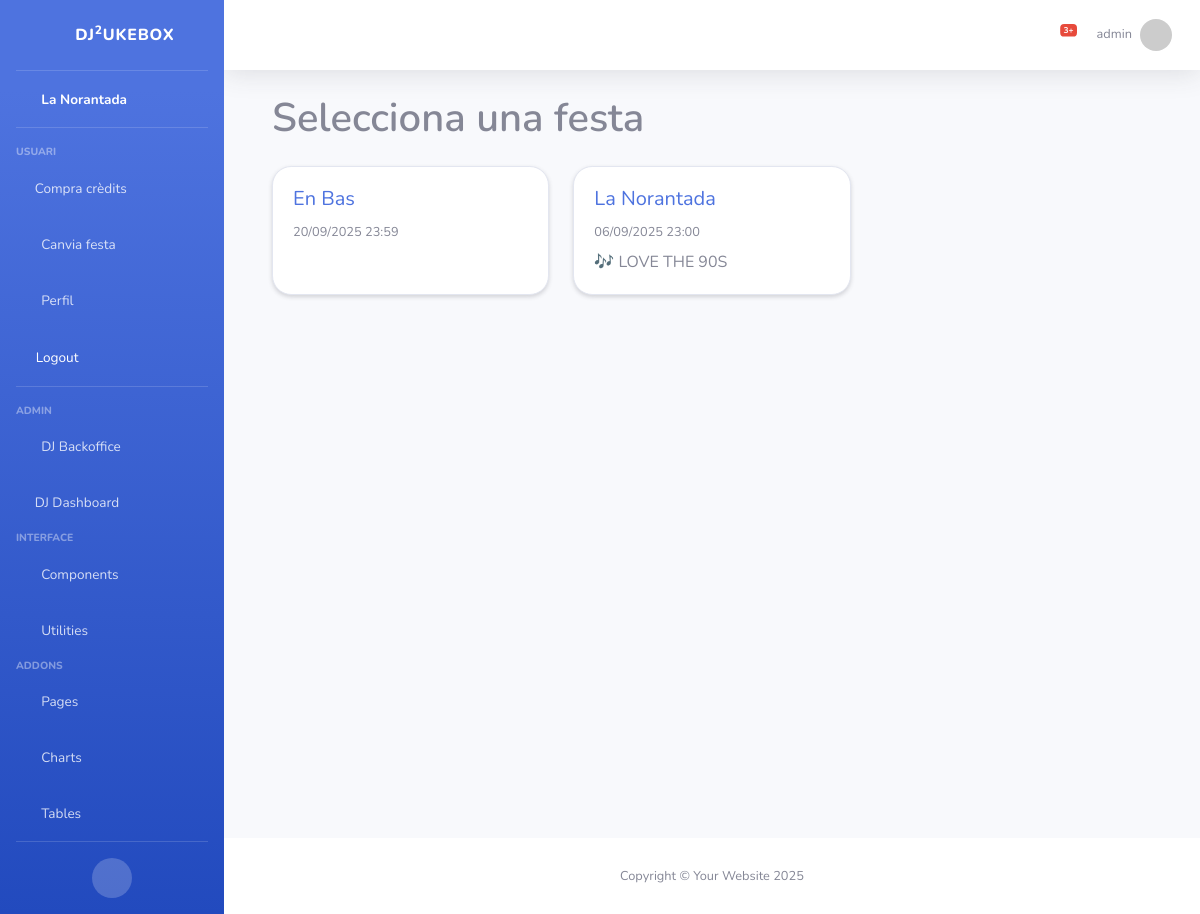
The page /select-party/ (signed in) on the database its author committed.
### jukebox/models.py (models this page shows, shortened)
class Party(models.Model):
    name = models.CharField(max_length=200)
    playlist = models.ForeignKey(Playlist, on_delete=models.SET_NULL, null=True, blank=True)
    date = models.DateTimeField()
    code = models.CharField(max_length=12, unique=True, editable=False, default='')
    max_votes_per_user = models.PositiveIntegerField(default=5)  # NOVETAT

class User(AbstractUser):
    credits = models.PositiveIntegerField(default=0)

class Playlist(models.Model):
    spotify_id = models.CharField(max_length=128, unique=True)
    name = models.CharField(max_length=256)
    owner = models.CharField(max_length=128)

### jukebox/views.py (the view)
# urls.py: path('select-party/', views.select_party, name='select_party'),
def select_party(request):
    parties = Party.objects.order_by('-date')
    return render(request, "jukebox/select_party.html", {"parties": parties})

### jukebox/context_processors.py (called while the page is built)
def selected_party(request):
    party_id = request.session.get('selected_party_id')
    party = None
    if party_id:
        try:
            party = Party.objects.get(id=party_id)
        except Party.DoesNotExist:
            party = None
    return {'selected_party': party}

### jukebox/templates/jukebox/select_party.html (shortened to what this page needs)
{% extends "jukebox/admin_base.html" %}
{% block content %}
<div class="container mt-4">
    <h2 class="mb-4" style="font-size:2.5rem; font-weight:600;">Selecciona una festa</h2>
    {% if parties %}
        <div class="row">
            {% for party in parties %}
                <div class="col-12 col-sm-6 col-lg-4 mb-3">
                    <a href="{% url 'set_party' party.id %}" style="text-decoration:none;" tabindex="0" aria-label="Selecciona {{ party.name }}">
                        <div class="card shadow-sm h-100 hover-shadow" style="cursor:pointer; border-radius: 1.2rem;">
                            <div class="card-body">
                                <h5 class="card-title">{{ party.name }}</h5>
                                {% if party.date %}
                                    <div class="card-text text-muted small">
                                        {{ party.date|date:"d/m/Y H:i" }}
                                    </div>
                                {% endif %}
                                {% if party.playlist %}
                                    <div class="text-secondary mt-2">🎶 {{ party.playlist.name }}</div>
                                {% endif %}
                            </div>
                        </div>
                    </a>
                </div>
            {% endfor %}
        </div>
    {% else %}
        <div class="alert alert-danger" role="alert">
            No hi ha festes disponibles!
        </div>
    {% endif %}
</div>
{% endblock %}

### jukebox/templates/jukebox/admin_base.html (shortened to what this page needs)
{% load static %}
<!DOCTYPE html>
<html lang="en">
<head>
    <link href="{% static 'jukebox/vendor/fontawesome-free/css/all.min.css' %}" rel="stylesheet" type="text/css">
    <link href="{% static 'jukebox/css/sb-admin-2.min.css' %}" rel="stylesheet">
</head>
<body id="page-top">
    <div id="wrapper">
        <ul class="navbar-nav bg-gradient-primary sidebar sidebar-dark accordion" id="accordionSidebar">
            <a class="sidebar-brand d-flex align-items-center justify-content-center" href="{% url 'main' %}">
                <div class="sidebar-brand-icon rotate-n-15">
                    <i class="fas fa-laugh-wink"></i>
                </div>
                <div class="sidebar-brand-text mx-3">DJ<sup>2</sup>ukebox</div>
            </a>
            <hr class="sidebar-divider my-0">
            <li class="nav-item active">
                <a class="nav-link" href="/songs/">
                    <i class="fas fa-fw fa-tachometer-alt"></i>
                    <span>
                      {% if selected_party %}
                        {{ selected_party.name }}
                      {% else %}
                        Cap festa seleccionada
                      {% endif %}
                    </span>
                </a>
            </li>
            <hr class="sidebar-divider">
            <div class="sidebar-heading">Usuari</div>
            <li class="nav-item">
                <a class="nav-link" href="{% url 'buy_votes' %}">
                    <i class="fas fa-coins"></i>
                    <span>Compra crèdits</span>
                </a>
            </li>
            <li class="nav-item">
                <a class="nav-link" href="{% url 'select_party' %}">
                    <i class="fas fa-fw fa-random"></i>
                    <span>Canvia festa</span>
                </a>
            </li>
            <li class="nav-item">
                <a class="nav-link" href="{% url 'profile' %}">
                    <i class="fas fa-fw fa-user"></i>
                    <span>Perfil</span>
                </a>
            </li>
            <li class="nav-item">
                <form method="post" action="{% url 'account_logout' %}" style="display:inline;">
                    <button type="submit" class="nav-link btn btn-link" style="color:#fff; text-align:left;">
                        <i class="fas fa-sign-out-alt"></i>
                        <span>Logout</span>
                    </button>
                </form>
            </li>
            <hr class="sidebar-divider">
            {% if user.is_superuser %}
            <div class="sidebar-heading">Admin</div>
            <li class="nav-item">
                <a class="nav-link" href="{% url 'dj_backoffice' %}">
                    <i class="fas fa-fw fa-user-cog"></i>
                    <span>DJ Backoffice</span>
                </a>
            </li>
            <li class="nav-item">
                <a class="nav-link" href="{% url 'dj_dashboard' %}">
                    <i class="fas fa-tachometer-alt"></i>
                    <span>DJ Dashboard</span>
                </a>
            </li>
            {% endif %}
            <div class="sidebar-heading">Interface</div>
            <li class="nav-item">
                <a class="nav-link collapsed" href="#" data-toggle="collapse" data-target="#collapseTwo"
                    aria-expanded="true" aria-controls="collapseTwo">
                    <i class="fas fa-fw fa-cog"></i>
                    <span>Components</span>
                </a>
            </li>
            <li class="nav-item">
                <a class="nav-link collapsed" href="#" data-toggle="collapse" data-target="#collapseUtilities"
                    aria-expanded="true" aria-controls="collapseUtilities">
                    <i class="fas fa-fw fa-wrench"></i>
                    <span>Utilities</span>
                </a>
            </li>
            <div class="sidebar-heading">Addons</div>
            <li class="nav-item">
                <a class="nav-link collapsed" href="#" data-toggle="collapse" data-target="#collapsePages"
                    aria-expanded="true" aria-controls="collapsePages">
                    <i class="fas fa-fw fa-folder"></i>
                    <span>Pages</span>
                </a>
            </li>
            <li class="nav-item">
                <a class="nav-link" href="{% url 'charts' %}">
                    <i class="fas fa-fw fa-chart-area"></i>
                    <span>Charts</span></a>
            </li>
            <li class="nav-item">
                <a class="nav-link" href="{% url 'tables' %}">
                    <i class="fas fa-fw fa-table"></i>
                    <span>Tables</span></a>
            </li>
            <hr class="sidebar-divider d-none d-md-block">
            <div class="text-center d-none d-md-inline">
                <button class="rounded-circle border-0" id="sidebarToggle"></button>
            </div>
        </ul>
        <div id="content-wrapper" class="d-flex flex-column">
            <div id="content">
                <nav class="navbar navbar-expand navbar-light bg-white topbar mb-4 static-top shadow">
                    <ul class="navbar-nav ml-auto">
                        <li class="nav-item dropdown no-arrow mx-1">
                            <a class="nav-link dropdown-toggle" href="#" id="alertsDropdown" role="button" data-toggle="dropdown" aria-haspopup="true" aria-expanded="false">
                                <i class="fas fa-bell fa-fw"></i>
                                <span class="badge badge-danger badge-counter">3+</span>
                            </a>
                        </li>
                        {% if user.is_authenticated %}
                        <li class="nav-item dropdown no-arrow">
                            <a class="nav-link dropdown-toggle" href="#" id="userDropdown" role="button"
                               data-toggle="dropdown" aria-haspopup="true" aria-expanded="false">
                                <span class="mr-2 d-none d-lg-inline text-gray-600 small">{{ user.username }}</span>
                                <img class="img-profile rounded-circle"
                                     src="https://randomuser.me/api/portraits/women/44.jpg">
                            </a>
                        </li>
                        {% endif %}
                    </ul>
                </nav>
                <div class="container-fluid">
                    {% block content %}{% endblock %}
                </div>
            </div>
            <footer class="sticky-footer bg-white">
                <div class="container my-auto">
                    <div class="copyright text-center my-auto">
                        <span>Copyright &copy; Your Website 2025</span>
                    </div>
                </div>
            </footer>
        </div>
    </div>
</body>
</html>

### rows shown on the page
Party: name "La Norantada", date "06/09/2025 23:00", playlist.name "LOVE THE 90S"
User: username "admin"
Party: name "En Bas", date "20/09/2025 23:59"
